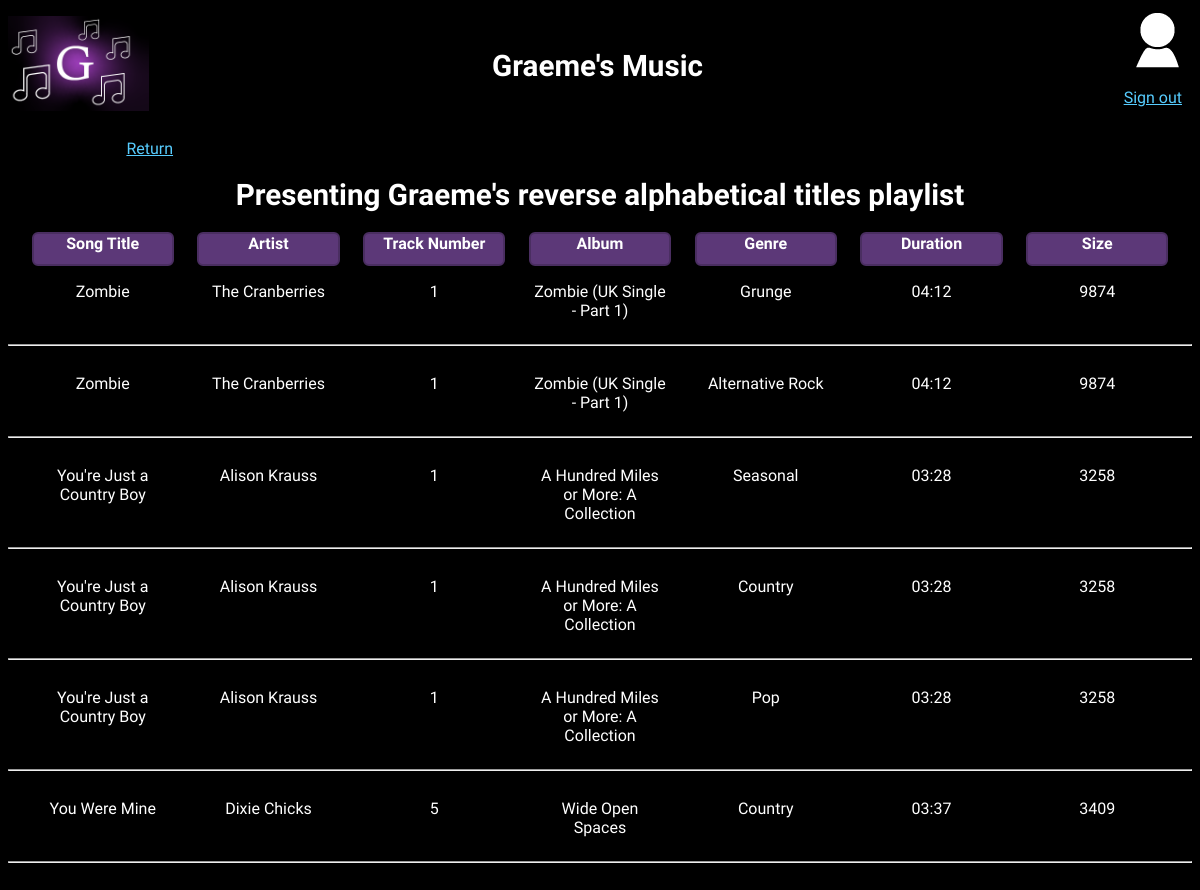
The app's page /playlist1.php (signed in) with its own data.
### tables this page shows
CREATE TABLE `graeme_music_main` (
  `song_id` smallint unsigned NOT NULL AUTO_INCREMENT,
  `file_name` varchar(90) NOT NULL,
  `title` varchar(90) NOT NULL,
  `track_number` tinyint unsigned NOT NULL,
  `duration` char(5) NOT NULL,
  `size` int unsigned NOT NULL,
  `album_id` smallint unsigned NOT NULL,
  PRIMARY KEY (`song_id`),
  KEY `song_id` (`song_id`),
  KEY `album_id` (`album_id`),
  CONSTRAINT `graeme_music_main_ibfk_1` FOREIGN KEY (`album_id`) REFERENCES `graeme_music_album` (`album_id`) ON DELETE CASCADE ON UPDATE CASCADE
);

CREATE TABLE `graeme_music_artist` (
  `artist_id` smallint unsigned NOT NULL AUTO_INCREMENT,
  `artist` varchar(35) NOT NULL,
  PRIMARY KEY (`artist_id`),
  KEY `artist_id` (`artist_id`)
);

CREATE TABLE `graeme_music_album` (
  `album_id` smallint unsigned NOT NULL AUTO_INCREMENT,
  `album` varchar(60) NOT NULL,
  PRIMARY KEY (`album_id`),
  KEY `album_id` (`album_id`)
);

CREATE TABLE `graeme_music_genre` (
  `genre_id` smallint unsigned NOT NULL AUTO_INCREMENT,
  `genre` varchar(30) NOT NULL,
  PRIMARY KEY (`genre_id`),
  KEY `genre_id` (`genre_id`)
);

### playlist1.php (the view, shortened to what this page needs)
<!DOCTYPE html>
<html lang="en">
	<head>
		<link rel="stylesheet" href="css/style.css">
	</head>
	<body>
		<div class="header">
			<div class="logo">
				<a href="index.php"><img src="images/graeme_music_logo_v2.png" alt="Goes to the main page"></a>
			</div>
			<div class="header_text">
				<h1>Graeme's Music</h1>
			</div>
			<div class="user_info">
				<img src="images/graeme_user_icon_v2.png" alt="User Info">
				<p><a href="sign_out.php">Sign out</a></p>
			</div>
		</div>
		<div class="playlist_container">
			<p class="return_link"><a href="index.php">Return</a></p>
			<h1>Presenting Graeme's reverse alphabetical titles playlist</h1>
			<div class="field_headings_desktop">
				<div class="heading_box"><h3>Song Title</h3></div>
				<div class="heading_box"><h3>Artist</h3></div>
				<div class="heading_box"><h3>Track Number</h3></div>
				<div class="heading_box"><h3>Album</h3></div>
				<div class="heading_box"><h3>Genre</h3></div>
				<div class="heading_box"><h3>Duration</h3></div>
				<div class="heading_box"><h3>Size</h3></div>
			</div>
			<?php
			require "13CSI_Graeme_Music_Assessment_mysqli.php";
			$query = "SELECT m.song_id, m.file_name, m.title, m.track_number, m.duration, m.size, al.album, ar.artist, g.genre
			FROM graeme_music_main AS m
			JOIN graeme_music_album AS al ON m.album_id = al.album_id
			JOIN graeme_music_main_to_artist AS mta ON m.song_id = mta.song_id
			JOIN graeme_music_artist AS ar ON mta.artist_id = ar.artist_id
			JOIN graeme_music_main_to_genre AS mtg ON m.song_id = mtg.song_id
			JOIN graeme_music_genre AS g ON mtg.genre_id = g.genre_id
			ORDER BY m.title DESC, ar.artist DESC";
			$result = mysqli_query($conn,$query);
			while($output=mysqli_fetch_array($result)) {
			?>
			<div class="field_data_desktop">
				<div class="data_box"><p><?php echo $output['title'];?></p></div>
				<div class="data_box"><p><?php echo $output['artist'];?></p></div>
				<div class="data_box"><p><?php echo $output['track_number'];?></p></div>
				<div class="data_box"><p><?php echo $output['album'];?></p></div>
				<div class="data_box"><p><?php echo $output['genre'];?></p></div>
				<div class="data_box"><p><?php echo $output['duration'];?></p></div>
				<div class="data_box"><p><?php echo $output['size'];?></p></div>
			</div>
			<hr>
			<?php
			}
			?>
		</div>
	</body>
</html>

### css/style.css (style rules this page uses)
p { color: #fff; padding-left: 5px; padding-right: 5px; font-size: 1em; font-family: "Nanum Gothic", sans-serif; font-weight: 400; font-style: normal; }
h1 { color: #fff; text-align: center; font-size: 1.85em; font-family: "REM", sans-serif; font-weight: bold; font-style: normal; }
h3 { color: #fff; text-align: center; margin: 0 auto; font-size: 1em; font-family: "REM", sans-serif; font-weight: bold; font-style: normal; }
.return_link { padding-left: 10%; }
a:link { color: #57cdff; }
body { background: #000; }
.header { width: 100%; height: 100%; max-height: 200px; position: relative; display: flex; flex-flow: row nowrap; justify-content: start; align-items: center; background: #000; overflow: hidden; }
.logo { flex: 20%; }
.logo img { max-width: clamp(100px, 60%, 300px); height: auto; }
.header_text { flex: 60%; text-align: center; }
.user_info { flex: 20%; float: right; text-align: right; padding-right: 5px; }
.playlist_container, .search_container { max-height: 760px; height: 100%; overflow: scroll; overflow-x: hidden; }
.field_headings_desktop { display: none; }
@media only screen and (min-width: 801px) { .field_headings_desktop { width: 100%; display: grid; grid-gap: 2%; grid-template-columns: 12% 12% 12% 12% 12% 12% 12%; grid-template-rows: 26px; padding-bottom: 4px; justify-content: center; } }
.heading_box { border: 2px solid #4a2e61; border-radius: 6px; text-align: center; background-color: #5c3878; height: 30px; }
.field_data_desktop { display: none; }
@media only screen and (min-width: 801px) { .field_data_desktop { width: 100%; display: grid; grid-gap: 2%; grid-template-columns: 12% 12% 12% 12% 12% 12% 12%; grid-template-rows: auto; padding-top: 4px; justify-content: center; } }
.data_box { text-align: center; height: auto; }

### records on screen
graeme_music_main: title "Zombie", graeme_music_artist.artist "The Cranberries", track_number "1", album.album "Zombie (UK Single - Part 1)", graeme_music_genre.genre "Grunge", duration "04:12", size "9874", graeme_music_genre.genre "Alternative Rock"
graeme_music_main: title "You're Just a Country Boy", graeme_music_artist.artist "Alison Krauss", track_number "1", album.album "A Hundred Miles or More: A Collection", graeme_music_genre.genre "Seasonal", duration "03:28", size "3258", graeme_music_genre.genre "Country", graeme_music_genre.genre "Pop"
graeme_music_main: title "You Were Mine", graeme_music_artist.artist "Dixie Chicks", track_number "5", album.album "Wide Open Spaces", graeme_music_genre.genre "Country", duration "03:37", size "3409"
